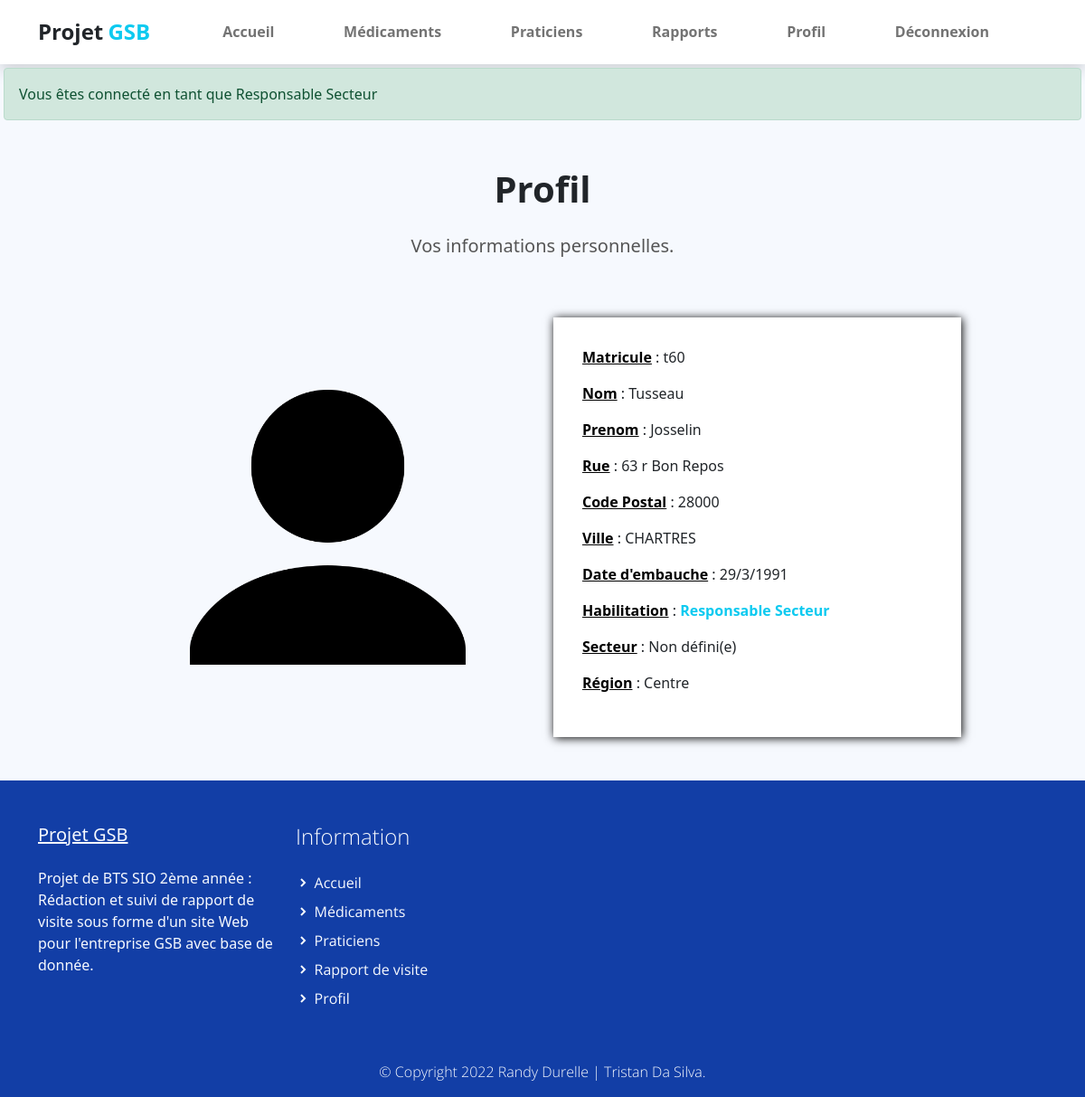
The page /index.php?uc=connexion&action=profil (signed in) on the database as committed earlier.
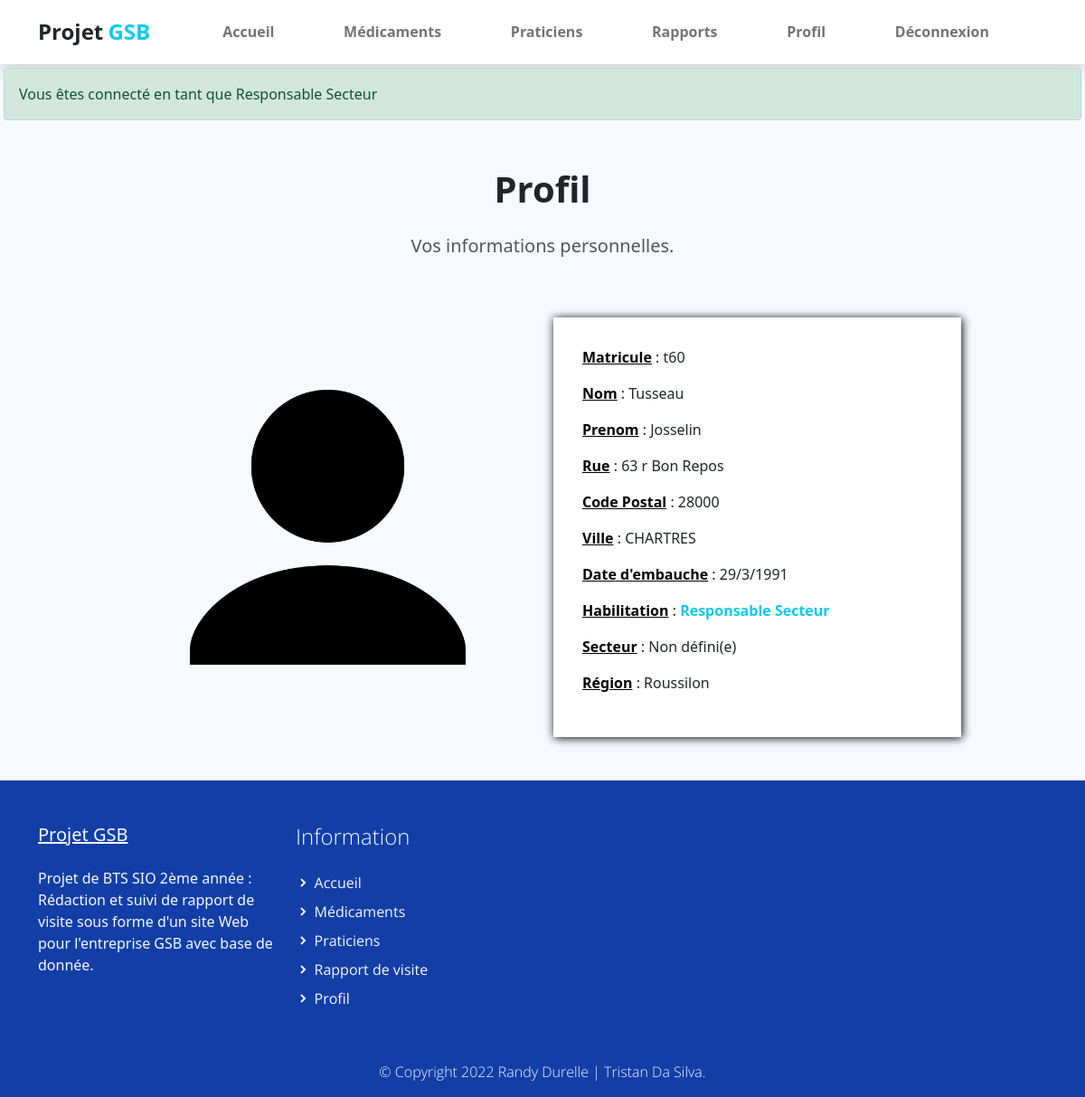
The same page on the database as committed later.
### tables this page shows
CREATE TABLE IF NOT EXISTS `collaborateur` (
  `COL_MATRICULE` varchar(10) NOT NULL,
  `COL_NOM` varchar(25) DEFAULT NULL,
  `COL_PRENOM` varchar(50) DEFAULT NULL,
  `COL_ADRESSE` varchar(50) DEFAULT NULL,
  `COL_CP` varchar(5) DEFAULT NULL,
  `COL_VILLE` varchar(30) DEFAULT NULL,
  `COL_DATEEMBAUCHE` datetime DEFAULT NULL,
  `HAB_ID` int(11) DEFAULT NULL,
  `LOG_ID` int(11) DEFAULT NULL,
  `SEC_CODE` varchar(1) DEFAULT NULL,
  `REG_CODE` varchar(2) DEFAULT NULL,
  PRIMARY KEY (`COL_MATRICULE`),
  UNIQUE KEY `collaborateur_login0_AK` (`LOG_ID`),
  KEY `collaborateur_habilitation0_FK` (`HAB_ID`),
  KEY `collaborateur_secteur0_FK` (`SEC_CODE`)
);

CREATE TABLE IF NOT EXISTS `region` (
  `REG_CODE` varchar(2) NOT NULL,
  `REG_NOM` varchar(50) DEFAULT NULL,
  `SEC_CODE` varchar(1) NOT NULL,
  PRIMARY KEY (`REG_CODE`),
  KEY `region_secteur0_FK` (`SEC_CODE`)
);

CREATE TABLE IF NOT EXISTS `habilitation` (
  `HAB_ID` int(11) NOT NULL,
  `HAB_LIB` varchar(30) NOT NULL,
  PRIMARY KEY (`HAB_ID`)
);

### modele/connexion.modele.inc.php (called while the page is built, shortened)
<?php
function getAllInformationCompte($matricule)
{
    try {
        $monPdo = connexionPDO();
        $req = 'SELECT c.`COL_MATRICULE` as `matricule`,c.`COL_NOM` as `nom`,`COL_PRENOM` as `prenom`,c.`COL_ADRESSE` as `adresse`,c.`COL_CP` as `cp`,c.`COL_VILLE` as `ville`, concat(DAY(COL_DATEEMBAUCHE),\'/\',MONTH(`COL_DATEEMBAUCHE`),\'/\',YEAR(`COL_DATEEMBAUCHE`)) as `date_embauche`, h.HAB_LIB as `habilitation` ,s.SEC_LIBELLE as `secteur`, r.REG_NOM as `region` FROM collaborateur c LEFT JOIN secteur s ON s.`SEC_CODE`=c.`SEC_CODE` LEFT JOIN habilitation h ON h.HAB_ID=c.HAB_ID LEFT JOIN region r ON r.REG_CODE=c.REG_CODE WHERE c.COL_MATRICULE="' . $matricule . '"';
        $res = $monPdo->query($req);
        $result = $res->fetch();
        return $result;
    } catch (PDOException $e) {
        print "Erreur !: " . $e->getMessage();
        die();
    }
}

### vues/v_profil.php (the view)
<section class="bg-light">
    <div class="container">
        <div class="structure-hero pt-lg-5 pt-4">
            <h1 class="titre text-center">Profil</h1>
            <p class="text text-center">
                Vos informations personnelles.
            </p>
        </div>
        <div class="row align-items-center justify-content-center">
            <div class="test col-12 col-sm-8 col-lg-6 col-xl-5 col-xxl-4 py-lg-5">
                <img class="img-fluid w-75" src="assets/img/profil.png">
            </div>
            <div class="test col-12 col-sm-8 col-lg-6 col-xl-5 col-xxl-4 py-lg-5 py-3">
                <div class="formulaire">
                    <p><span class="carac">Matricule</span> : <?php echo $info[0] ?></p>
                    <p><span class="carac">Nom</span> : <?php echo $info[1] ?></p>
                    <p><span class="carac">Prenom</span> : <?php echo $info[2] ?></p>
                    <p><span class="carac">Rue</span> : <?php echo $info[3] ?></p>
                    <p><span class="carac">Code Postal</span> : <?php echo $info[4] ?></p>
                    <p><span class="carac">Ville</span> : <?php echo $info[5] ?></p>
                    <p><span class="carac">Date d'embauche</span> : <?php echo $info[6] ?></p>
                    <p><span class="carac">Habilitation</span> : <span style="color:#0DCAF0;font-weight: 700;"> <?php echo $info[7] ?></span></p>
                    <p><span class="carac">Secteur</span> : <?php echo $info[8] ?></p>
                    <p><span class="carac">Région</span> : <?php echo $info[9] ?></p>
                </div>
            </div>
        </div>
</section>

Rows that differ between the two databases and show on the page:
changed collaborateur "Tusseau": region.REG_NOM "Centre" → "Roussilon"
